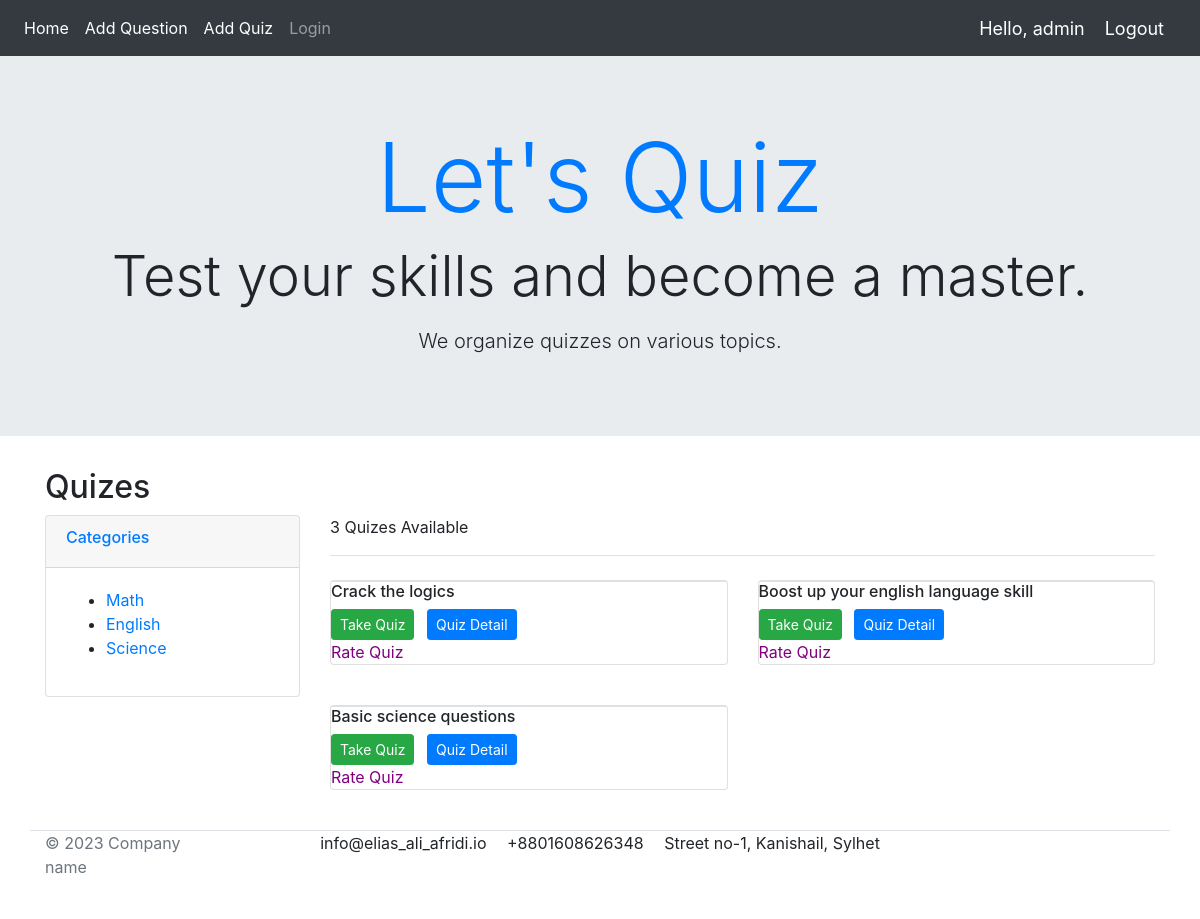
The app's page / (signed in) with its own data.
### Quiz/models.py (models this page shows, shortened)
class Quiz(models.Model):
    title=models.CharField(max_length=100,unique=True)
    description=models.CharField(max_length=300,blank=True)
    category=models.CharField(max_length=100,unique=True)

### Quiz/views.py (the view)
# urls.py: path('',home,name='home'),
def home(request,name=None):
    if name:
        quizes=Quiz.objects.filter(category=name)
    else:
        quizes=Quiz.objects.all()
    categories=Quiz.objects.all()
    context={'quizes':quizes,'categories':categories}
    return render(request,'Quiz/home.html',context)

### Quiz/templates/Quiz/home.html (shortened to what this page needs)
{% extends "base.html" %}
{% block content %}
<section id="section-jumbotron" class="jumbotron jumbotron-fluid d-flex justify-content-center align-items-center">
	<div class="container text-center">
	  <h1 class="display-1 text-primary">Let's Quiz</h1>
	  <p class="display-4 d-none d-sm-block">Test your skills and become a master.</p>
	  <p class="lead">We organize quizzes on various topics.</p>
	</div>
  </section>
{% if request.user.is_active %}
<section class="section-pagetop bg">
	<div class="container">
		<h2 class="title-page">Quizes</h2>
	</div>
	</section>
	<section class="section-content padding-y">
	<div class="container">
	<div class="row">
		<aside class="col-md-3">
	<div class="card">
		<article class="filter-group">
			<header class="card-header">
				<a href="#" data-toggle="collapse" data-target="#collapse_1" aria-expanded="true" class="">
					<h6 class="title">Categories</h6>
				</a>
			</header>
			<div class="filter-content collapse show" id="collapse_1" style="">
				<div class="card-body">
					<ul class="list-menu">
						{% for i in categories %}
							<li><a href="{% url 'quiz_by_category' i.category %}">{{i.category}} </a></li>
						{% endfor %}
					</ul>
				</div>
			</div>
		</article>
	</div>
		</aside>
		<main class="col-md-9">
	<header class="border-bottom mb-4 pb-3">
			<div class="form-inline">
				<span class="mr-md-auto">{{quizes|length}} Quizes Available</span>
			</div>
	</header>
	<div class="row">
		{% for item in quizes %}
		<div class="col-md-6 mb-4">
			<figure class="card card-product-grid">
				<figcaption class="info-wrap border-top">
					<div class="fix-height">
						<h6 class="title">{{ item.title }}</h6>
					</div>
					<div class="action-wrap">
						<a href="{% url 'selectedQuiz' item.id %}" class="btn btn-success btn-sm">Take Quiz</a>
						<a href="{% url 'quizDetail' item.id %}" class="btn btn-primary btn-sm ml-2">Quiz Detail</a>
					</div>
				</figcaption>
				<a href="{% url 'rateQuiz' item.id %}" style="color: purple;">Rate Quiz</a>
			</figure>
		</div>
		{% endfor %}
	</div>
	</section>
{% endif %}
<footer class="section-footer-bottom"  color: #fff; padding: 10px; text-align: center;">
	<div class="container">
		<section class="footer-bottom border-top row">
			<div class="col-md-2">
				<p class="text-muted">&copy; 2023 Company name</p>
			</div>
			<div class="col-md-8 text-md-center">
				<span class="px-2">info@elias_ali_afridi.io</span>
				<span class="px-2">+8801608626348</span>
				<span class="px-2">Street no-1, Kanishail, Sylhet</span>
			</div>
		</section>
	</div>
</footer>
{% endblock content %}

### templates/base.html (shortened to what this page needs)
{% load static %}
<html>
    <head>
        <link rel="stylesheet" href="https://stackpath.bootstrapcdn.com/bootstrap/4.5.0/css/bootstrap.min.css">
    </head>
    <body>
<nav class="navbar navbar-expand-lg navbar-dark bg-dark">
  <div class="collapse navbar-collapse" id="navbarNav">
    <ul class="navbar-nav">
      <li class="nav-item active">
        <a class="nav-link" href="{% url 'home'%}">Home</a>
      </li>
      {% if request.user.is_staff %}
      <li class="nav-item active">
        <a class="nav-link" href="{%url 'addQuestion'%}">Add Question</a>
      </li>
        <li class="nav-item active">
        <a class="nav-link" href="{%url 'addQuiz'%}">Add Quiz</a>
        </li>
      {% endif %}
      <li class="nav-item">
        <a class="nav-link" href="{% url 'login'%}">Login</a>
      </li>
    </ul>
  </div>
  <span class="greet">Hello, {{request.user}}</span>
  {% if request.user.is_authenticated %}
  <span ><a  class="greet" href="{%url 'logout'%}">Logout</a></span>
  {% endif %}
</nav>
        {% block content %}
        {% endblock %}
        <br>
  </body>
</html>

### templates/base.html (style rules this page uses)
.greet { font-size: 18px; color: #fff; margin-right: 20px; }

### records on screen
Quiz: category "Math", title "Crack the logics"
Quiz: category "English", title "Boost up your english language skill"
Quiz: category "Science", title "Basic science questions"

### other values on screen
{{ request.user }} "admin"
{{ quizes|length }} "3"
